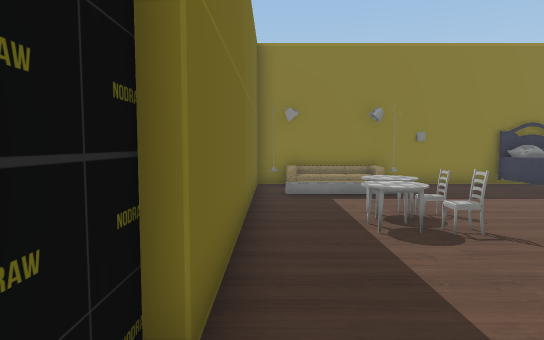
view 1 (above)

24 first-person views from a walk through a 3-D level made in the Unity game engine. The camera is 1.4 m above the floor, tilts 4° down and sees 75° across. The floor is counted in squares, 1 m on a side. Each view is taken from the middle of a square. On the plan, view 1 faces up. The plan holds only what a view shows up to about 15 squares ahead; the rest is blank. Door leaves are left out, so doorways stand open. Some surface patterns are stand-ins.

view 2
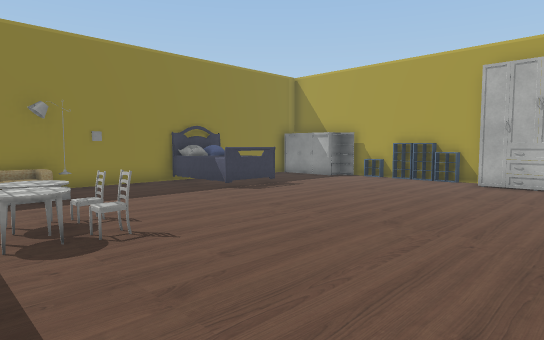

view 3
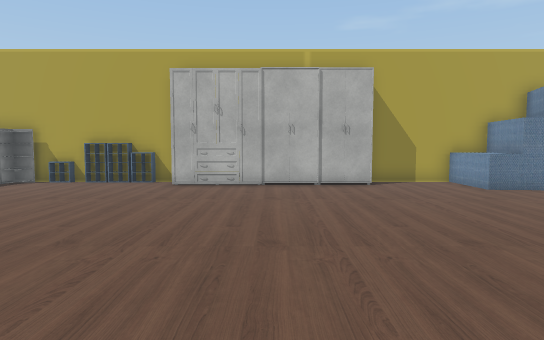

view 4
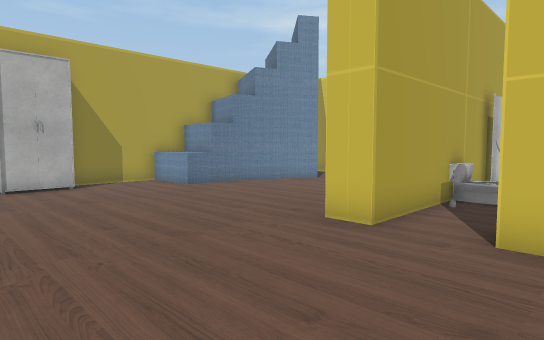

view 5
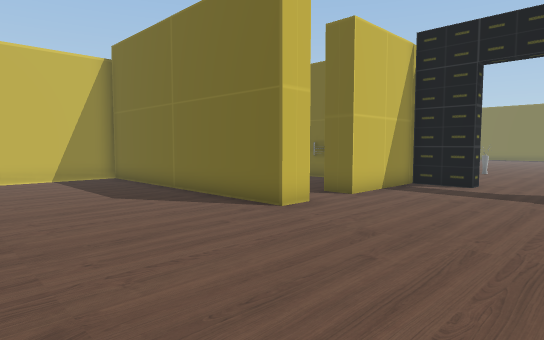

view 6
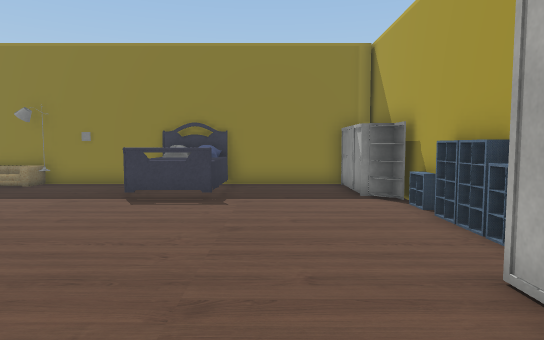

view 7
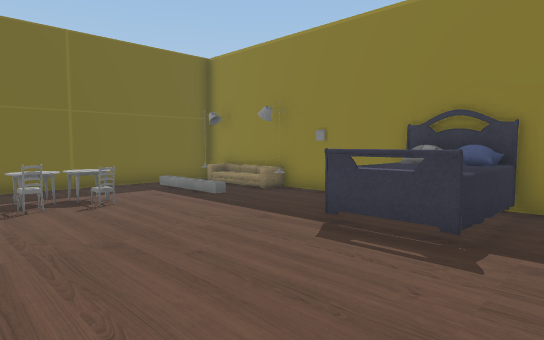

view 8
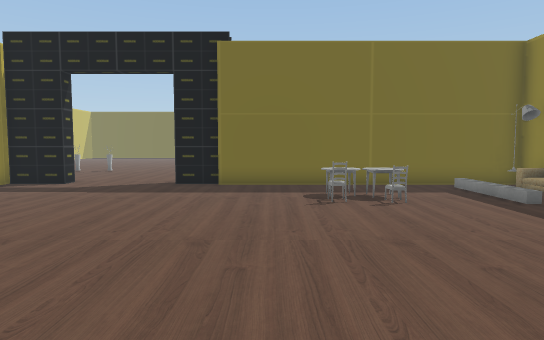

view 9
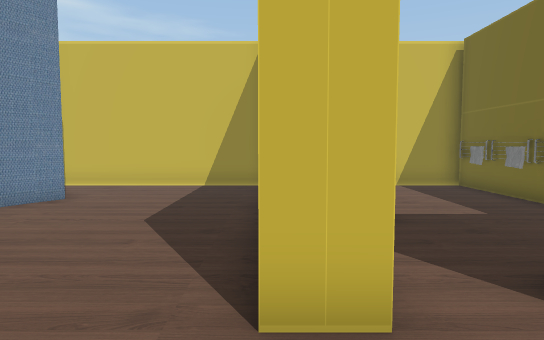

view 10
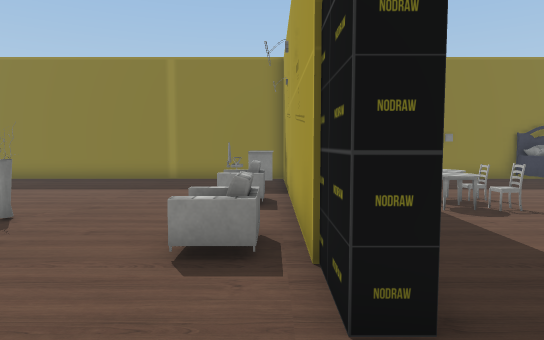

view 11
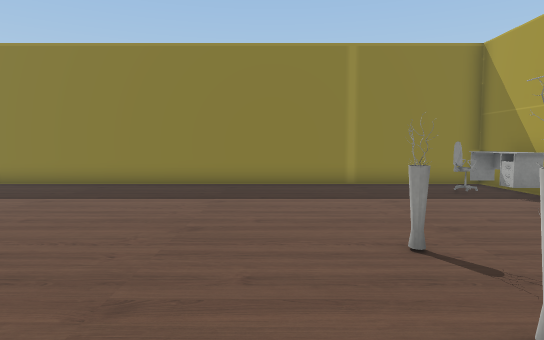

view 12
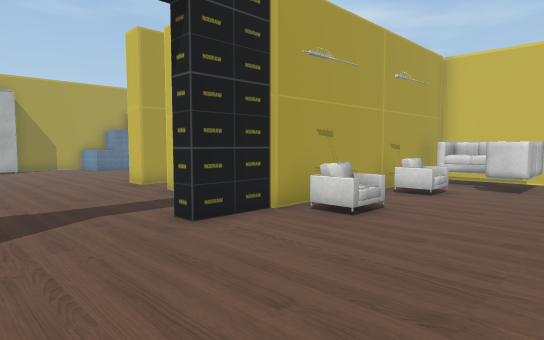

view 13
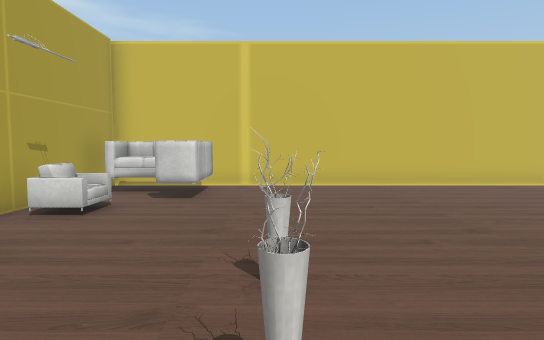

view 14
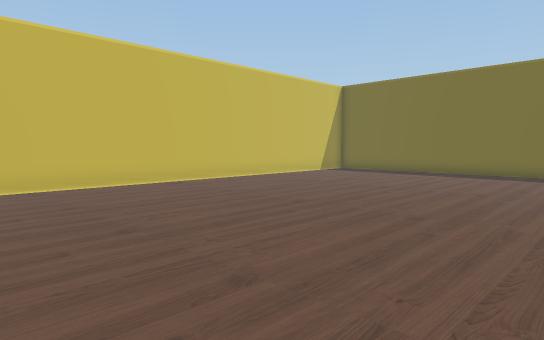

view 15
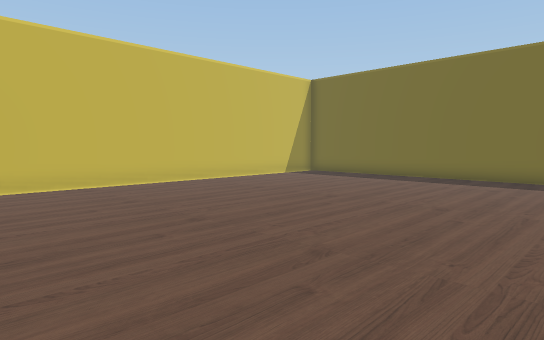

view 16
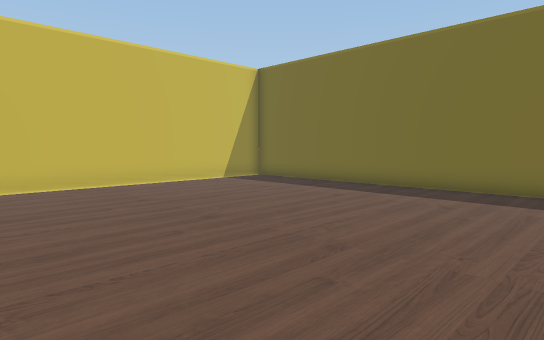

view 17
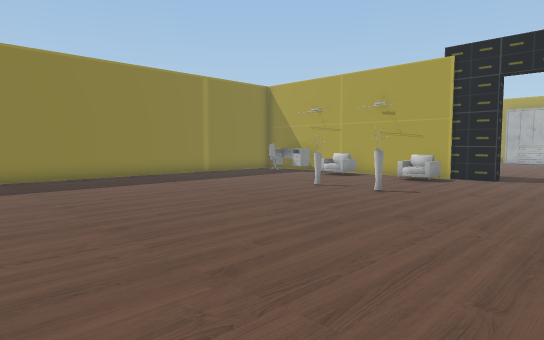

view 18
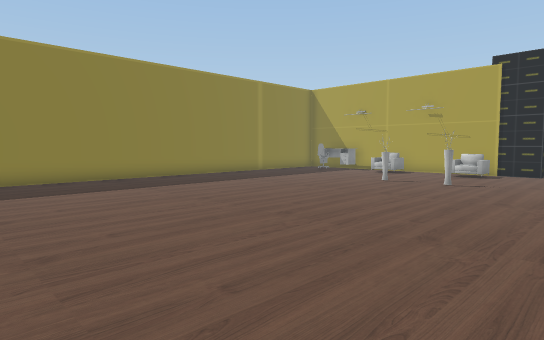

view 19
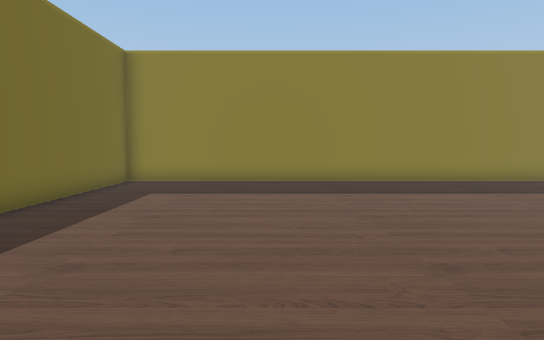

view 20
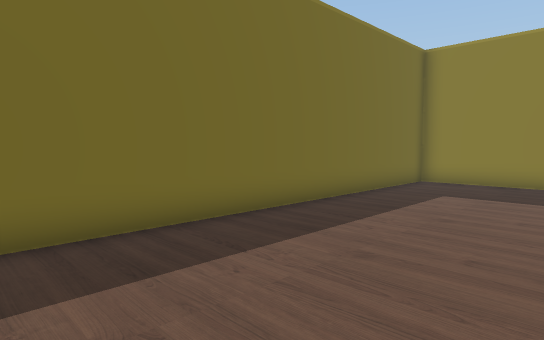

view 21
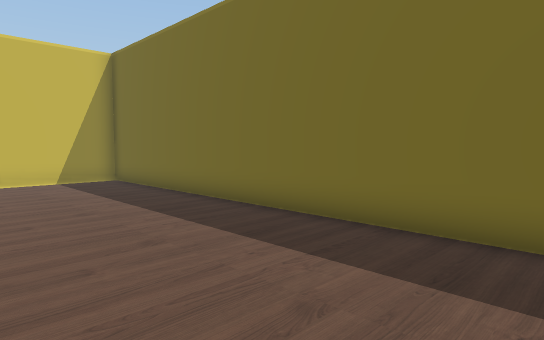

view 22
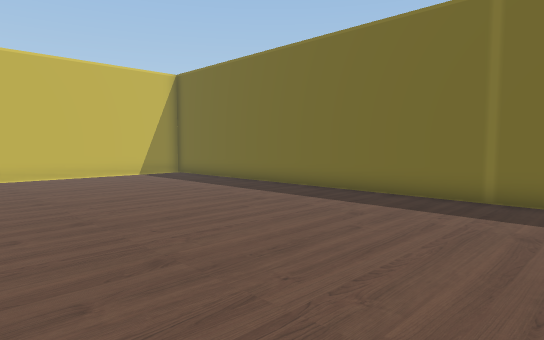

view 23
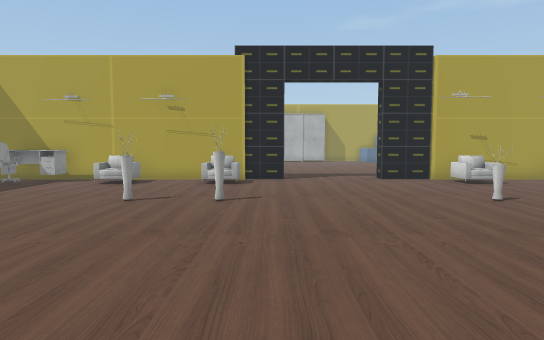

view 24
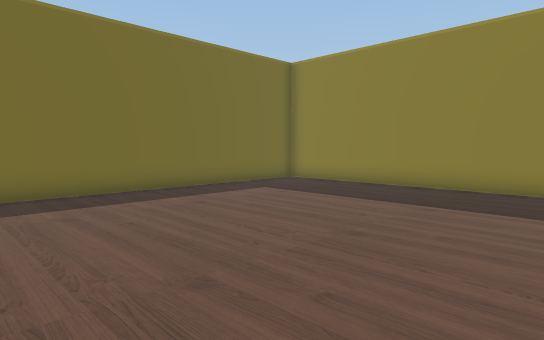

### Floor plan
Points are (right, up) in squares from view 1. A wall is a line through its corners. A room is listed if a view was taken in it or the views show most of it. See-through windows are left out.
Room 1 (views 1, 2, 3, 4, 5, 6, 7, 8, 9, 10)
walls: (5.1, -5.6) (6.1, -5.6) (6.1, -15.5) (13.4, -15.5); (15.6, 3.8) (15.6, 9.6); (-0.8, 2.1) (-0.8, 0.5) (-1.5, 0.5) (-1.5, 1.5); (13.1, -6.8) (15.6, -6.8); (13, -7.8) (13.1, -6.8); (-1.5, -3.5) (-0.8, -3.5) (-0.8, -5.5); (12.9, -8.9) (13, -7.8) (15.6, -8.2) (15.6, -3.8); (-1.6, -5.6) (3.2, -5.6); (12.6, -9.8) (12.9, -8.7); (8.4, 12.8) (-0.5, 12.8) (-0.5, 2); (11.9, -11.5) (12.3, -10.6) (12.6, -9.7); (14.6, 12.8) (10.4, 12.8); (11.4, -12.2) (11.9, -11.4)
low walls: (15.6, 1.5) (15.6, 2.9)
ways out: opening at (-2.7, -0.5) to room 2; open door at (4.5, -6) to room 3
objects: sofa (1, 12); table (2, 6) to (3, 6); table (2, 7); bed (8, 9) to (10, 12); cabinet (14, -2); cabinet (14, 0); cabinet (14, 2); rack (15, 5); rack (15, 6) to (15, 7); rack (15, 8); cabinet (15, 9) to (15, 12)
Room 2 (views 11, 12, 13, 14, 15, 16, 17, 18, 19, 20, 21, 22, 23, 24)
walls: (-1.5, 1.5) (-1.5, 12.8) (-26.6, 12.8) (-26.6, -15.5) (-1.5, -15.5) (-1.5, -3.5)
ways out: opening at (-2.7, -0.5) to room 1
objects: vase (-7, -7) to (-7, -6); vase (-7, -5); vase (-7, 2); vase (-7, 5); sofa (-5, -14) to (-2, -12); chair (-3, 2) to (-2, 2); chair (-3, 7); table (-3, 9) to (-2, 11); chair (-3, 10) to (-3, 11)
Room 3 (no view inside)
walls: (-0.5, -11.4) (-0.5, -15.5) (1.6, -15.5); (4.8, -12.6) (4.8, -12.1); (5.1, -13.2) (5.1, -5.6)
ways out: open door at (4.5, -6) to room 1
objects: other object (0, -14); other object (0, -12); other object (0, -11); other object (4, -13) to (4, -12); other object (4, -9); toilet (5, -9)

Where each view was taken, in squares from view 1:
view 1: 0 up, 0 right, facing up
view 2: 0 up, 1 right, facing up-right
view 3: 0 up, 2 right, facing right
view 4: 0 up, 2 right, facing down-right
view 5: 0 up, 12 right, facing down-left
view 6: 0 up, 12 right, facing up
view 7: 4 up, 12 right, facing up-left
view 8: 4 up, 12 right, facing left
view 9: 3 down, 6 right, facing down
view 10: 2 down, 2 left, facing up
view 11: 0 up, 9 left, facing up
view 12: 0 up, 7 left, facing down-right
view 13: 3 down, 7 left, facing down
view 14: 3 down, 8 left, facing down-left
view 15: 3 down, 11 left, facing down-left
view 16: 3 down, 15 left, facing down-left
view 17: 3 down, 17 left, facing up-right
view 18: 2 down, 20 left, facing up-right
view 19: 1 down, 21 left, facing up
view 20: 1 down, 21 left, facing up-left
view 21: 1 down, 21 left, facing down-left
view 22: 1 up, 17 left, facing down-left
view 23: 1 up, 16 left, facing right
view 24: 1 up, 16 left, facing up-left
